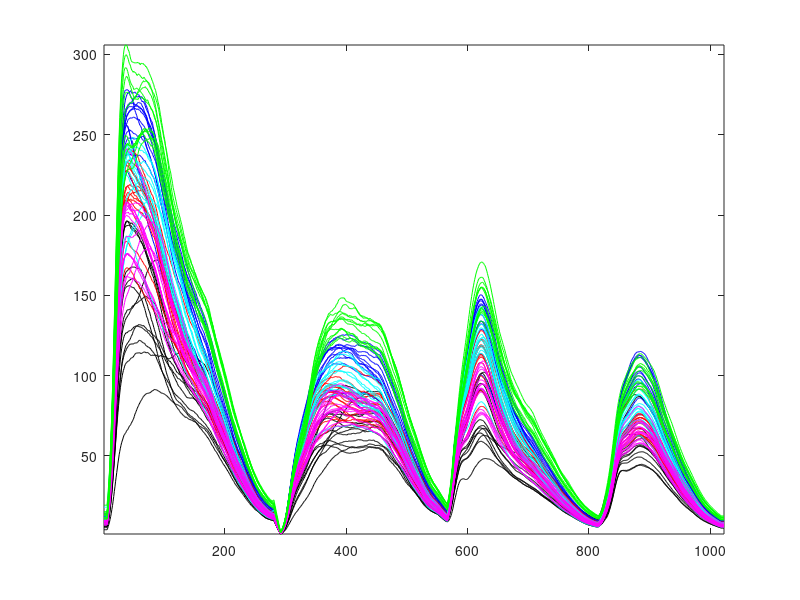

This figure's MATLAB source: (Note: this script raises an error after producing the figure.)
echo off
close all
clc
disp(' ')
disp('  This is a short demo of ECVA')
disp(' ')
disp('  We want to make an ECVA model of fluorescence spectra')
disp('  on 83 samples from six different factory sites')
disp(' ')
disp('  Load the data')
disp(' ')
disp('  Press any key to continue')
disp(' ')
pause
echo on
load DemoFluoData
echo off
disp(' ')
disp('  Let''s plot the concatenated (and 11-data points smoothed) spectra')
disp(' ')
disp('  Press any key to continue')
disp(' ')
pause
echo on
plot(1:1023,X(1:13,:),'k',1:1023,X(14:27,:),'b',1:1023,X(28:42,:),'r',1:1023,X(43:56,:),'c',1:1023,X(57:71,:),'m',1:1023,X(72:83,:),'g')
axis tight
echo off
disp(' ')
disp('  The model is run with 20 components')
disp('  and 5 segments using syst123 cross validation')
disp(' ')
disp('  Use ECVAm = ecva(''model'',X,classmarker,no_of_lv,prepro_method,cv_method,segments,prior,plots);')
disp(' ')
disp('  Press any key to continue')
disp(' ')
pause
echo on
ECVAm = ecva('model',X,classmarker,20,'none','syst123',5);
echo off
disp(' ')
disp('  The two plots show the canonical variates (CV) and the corresponding weights for the data')
disp('  An almost perfect separation of the six groups is observed in the CV plot')
disp('  showing the two first of the five CVs. Using all five CVs only one sample')
disp('  is misclassified in the cross validated model.')
disp(' ')
disp('  END OF DEMO')
